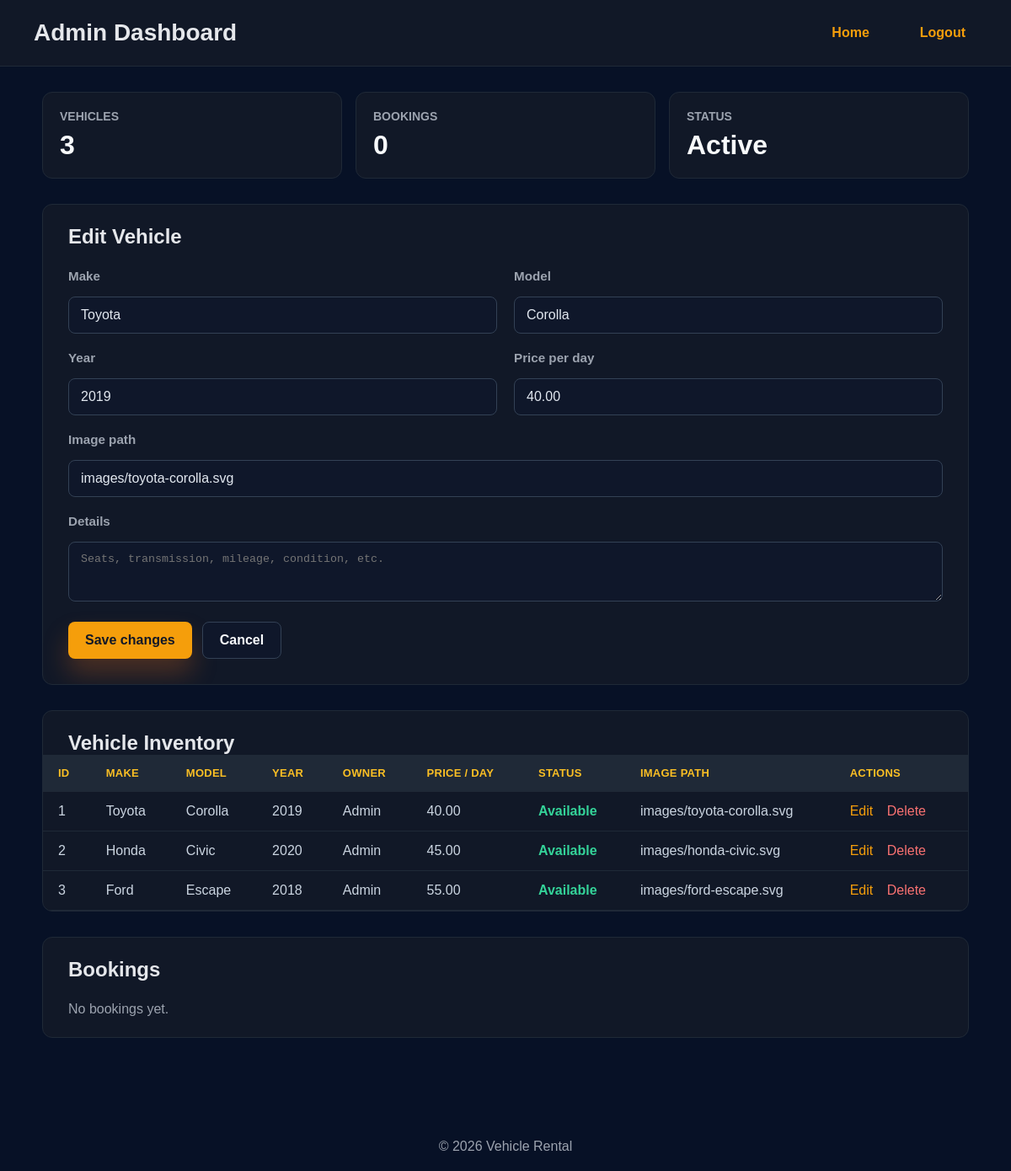
Screenshot of /backend/admin.php?edit=1 (signed in) with the database file from the repository.
### tables this page shows
CREATE TABLE IF NOT EXISTS vehicles (
  id INT AUTO_INCREMENT PRIMARY KEY,
  owner_id INT NOT NULL,
  make VARCHAR(100) NOT NULL,
  model VARCHAR(100) NOT NULL,
  year INT DEFAULT NULL,
  price_per_day DECIMAL(8,2) DEFAULT 0.00,
  image VARCHAR(255) DEFAULT NULL,
  description TEXT DEFAULT NULL,
  status ENUM('available', 'booked') NOT NULL DEFAULT 'available',
  created_at DATETIME NOT NULL DEFAULT CURRENT_TIMESTAMP,
  FOREIGN KEY (owner_id) REFERENCES users(id) ON DELETE CASCADE
);

CREATE TABLE IF NOT EXISTS users (
  id INT AUTO_INCREMENT PRIMARY KEY,
  name VARCHAR(255) NOT NULL,
  email VARCHAR(255) NOT NULL UNIQUE,
  password VARCHAR(255) NOT NULL,
  phone VARCHAR(50) DEFAULT NULL,
  role ENUM('user', 'admin') NOT NULL DEFAULT 'user',
  created_at DATETIME NOT NULL DEFAULT CURRENT_TIMESTAMP
);

### backend/functions.php (called while the page is built, shortened)
<?php
function getVehicles(PDO $pdo) {
    $stmt = $pdo->query('SELECT v.*, u.name AS owner_name, u.email AS owner_email FROM vehicles v LEFT JOIN users u ON v.owner_id = u.id ORDER BY v.id');
    return $stmt->fetchAll();
}
function getVehicle(PDO $pdo, $id) {
    $stmt = $pdo->prepare('SELECT v.*, u.name AS owner_name, u.email AS owner_email FROM vehicles v LEFT JOIN users u ON v.owner_id = u.id WHERE v.id = ?');
    $stmt->execute([$id]);
    return $stmt->fetch();
}
function isVehicleBooked(array $vehicle): bool {
    return ($vehicle['status'] ?? 'available') === 'booked';
}
function getBookings(PDO $pdo) {
    $stmt = $pdo->query('SELECT b.*, v.make, v.model, u.name AS user_name, u.email AS user_email FROM bookings b JOIN vehicles v ON b.vehicle_id = v.id LEFT JOIN users u ON b.user_id = u.id ORDER BY b.created_at DESC');
    return $stmt->fetchAll();
}

### backend/admin.php (the view, shortened to what this page needs)
<?php
require_once __DIR__ . '/functions.php';
$editVehicle = null;
if (isset($_GET['edit'])) {
    $editVehicle = getVehicle($pdo, (int) $_GET['edit']);
}
$vehicles = getVehicles($pdo);
$bookings = getBookings($pdo);
?>
<!doctype html>
<html lang="en">
<head>
  <link rel="stylesheet" href="../frontend/css/styles.css">
</head>
<body>
  <header class="admin-header">
    <h1>Admin Dashboard</h1>
    <nav>
      <a href="../frontend/index.php">Home</a>
      <a href="../frontend/logout.php">Logout</a>
    </nav>
  </header>
  <main class="dashboard">
    <section class="stats" aria-label="Dashboard totals">
      <div class="stat">
        <h2>Vehicles</h2>
        <p><?php echo count($vehicles); ?></p>
      </div>
      <div class="stat">
        <h2>Bookings</h2>
        <p><?php echo count($bookings); ?></p>
      </div>
      <div class="stat">
        <h2>Status</h2>
        <p>Active</p>
      </div>
    </section>
    <section class="vehicle-form">
      <div class="form-header">
        <h2><?php echo $editVehicle ? 'Edit Vehicle' : 'Add New Vehicle'; ?></h2>
      </div>
      <form method="post" action="admin.php">
        <div class="form-body">
          <div class="form-group">
            <label for="make">Make</label>
            <input id="make" name="make" value="<?php echo htmlspecialchars($editVehicle['make'] ?? ''); ?>" required>
          </div>
          <div class="form-group">
            <label for="model">Model</label>
            <input id="model" name="model" value="<?php echo htmlspecialchars($editVehicle['model'] ?? ''); ?>" required>
          </div>
          <div class="form-group">
            <label for="year">Year</label>
            <input id="year" name="year" type="number" min="1900" max="2100" value="<?php echo htmlspecialchars($editVehicle['year'] ?? ''); ?>">
          </div>
          <div class="form-group">
            <label for="price_per_day">Price per day</label>
            <input id="price_per_day" name="price_per_day" type="number" step="0.01" min="0" value="<?php echo htmlspecialchars($editVehicle['price_per_day'] ?? ''); ?>" required>
          </div>
          <div class="form-group form-group-wide" style="grid-column:span 2;">
            <label for="image">Image path</label>
            <input id="image" name="image" value="<?php echo htmlspecialchars($editVehicle['image'] ?? ''); ?>" placeholder="images/toyota.jpg">
          </div>
          <div class="form-group form-group-wide" style="grid-column:span 2;">
            <label for="description">Details</label>
            <textarea id="description" name="description" rows="3" style="width:100%;box-sizing:border-box;padding:12px 14px;border:1px solid #334155;border-radius:8px;background:#0f172a;color:#e2e8f0;" placeholder="Seats, transmission, mileage, condition, etc."><?php echo htmlspecialchars($editVehicle['description'] ?? ''); ?></textarea>
          </div>
        </div>
        <div class="form-actions">
          <button type="submit" name="save_vehicle" class="btn btn-primary"><?php echo $editVehicle ? 'Save changes' : 'Add vehicle'; ?></button>
          <?php if ($editVehicle): ?>
            <a href="admin.php" class="btn btn-secondary">Cancel</a>
          <?php endif; ?>
        </div>
      </form>
    </section>
    <section class="table-container">
      <div class="table-header">
        <h2>Vehicle Inventory</h2>
      </div>
      <?php if (empty($vehicles)): ?>
        <div class="empty">No vehicles available. Add a vehicle above.</div>
      <?php else: ?>
        <div class="table-scroll">
          <table>
            <thead>
              <tr>
                <th>ID</th>
                <th>Make</th>
                <th>Model</th>
                <th>Year</th>
                <th>Owner</th>
                <th>Price / day</th>
                <th>Status</th>
                <th>Image path</th>
                <th>Actions</th>
              </tr>
            </thead>
            <tbody>
              <?php foreach ($vehicles as $vehicle): ?>
                <tr>
                  <td><?php echo (int) $vehicle['id']; ?></td>
                  <td><?php echo htmlspecialchars($vehicle['make']); ?></td>
                  <td><?php echo htmlspecialchars($vehicle['model']); ?></td>
                  <td><?php echo htmlspecialchars($vehicle['year']); ?></td>
                  <td><?php echo htmlspecialchars($vehicle['owner_name'] ?? '—'); ?></td>
                  <td><?php echo htmlspecialchars($vehicle['price_per_day']); ?></td>
                  <td>
                    <?php if (isVehicleBooked($vehicle)): ?>
                      <span style="color:#f87171;font-weight:700;">Booked</span>
                    <?php else: ?>
                      <span style="color:#34d399;font-weight:700;">Available</span>
                    <?php endif; ?>
                  </td>
                  <td><?php echo htmlspecialchars($vehicle['image']); ?></td>
                  <td>
                    <a class="action-link" href="admin.php?edit=<?php echo (int) $vehicle['id']; ?>">Edit</a>
                    <form method="post" action="admin.php" style="display:inline;" onsubmit="return confirm('Delete this vehicle?');">
                      <button type="submit" class="action-link delete-link" style="background:none;border:none;padding:0;cursor:pointer;font:inherit;">Delete</button>
                    </form>
                  </td>
                </tr>
              <?php endforeach; ?>
            </tbody>
          </table>
        </div>
      <?php endif; ?>
    </section>
    <section class="table-container">
      <div class="table-header">
        <h2>Bookings</h2>
      </div>
      <?php if (empty($bookings)): ?>
        <div class="empty">No bookings yet.</div>
      <?php endif; ?>
    </section>
  </main>
  <footer class="page-footer">&copy; <?php echo date('Y'); ?> Vehicle Rental</footer>
</body>
</html>

### frontend/css/styles.css (style rules this page uses)
:root { --bg: #040b1c; --surface: rgba(10, 18, 40, 0.95); --surface-soft: rgba(19, 43, 86, 0.75); --text: #eef4ff; --muted: #aac4ff; --primary: #f97316; --primary-dark: #dc6803; --accent: #2563eb; --border: rgba(255, 255, 255, 0.08); --shadow: 0 30px 80px rgba(0, 0, 0, 0.30); font-family: Inter, system-ui, -apple-system, BlinkMacSystemFont, "Segoe UI", sans-serif; }
* { box-sizing: border-box; }
body { margin: 0; min-height: 100vh; color: var(--text); background: radial-gradient(circle at top left, rgba(37, 99, 235, 0.16), transparent 20%), radial-gradient(circle at bottom right, rgba(249, 115, 22, 0.14), transparent 20%), var(--bg); }
body, input, button { font: 400 16px/1.6 var(--font-family); }
nav { display: flex; flex-wrap: wrap; gap: 12px; align-items: center; }
nav a { color: #dbeafe; text-decoration: none; padding: 10px 14px; border-radius: 999px; transition: background 0.2s ease, transform 0.2s ease; }
main { padding: 36px; max-width: 1180px; margin: 0 auto; }
.btn { display: inline-flex; align-items: center; justify-content: center; padding: 16px 24px; border-radius: 999px; text-decoration: none; transition: transform 0.2s ease, box-shadow 0.2s ease; }
.btn-primary { background: linear-gradient(135deg, var(--primary), #fbbf24); color: #020617; box-shadow: 0 18px 30px rgba(249, 115, 22, 0.25); }
.page-footer { margin-top: 40px; text-align: center; color: #94a3b8; }
.form-group { display: flex; flex-direction: column; gap: 8px; }
.form-group label { color: #cbd5e1; font-size: 0.95rem; }
.form-group input { padding: 14px 16px; background: rgba(255, 255, 255, 0.06); border: 1px solid rgba(255, 255, 255, 0.12); border-radius: 14px; color: #e2e8f0; }
.form-group input::placeholder { color: #64748b; }
.form-group label { color: #cbd5e1; font-weight: 600; }
.form-group input { width: 100%; padding: 16px 18px; background: rgba(255, 255, 255, 0.06); border: 1px solid rgba(255, 255, 255, 0.12); border-radius: 16px; color: #eef4ff; }

### backend/admin.php (style rules this page uses)
body { margin:0; font-family:Arial,Helvetica,sans-serif; background:#071126; color:#e5e7eb; }
.admin-header { display:flex; justify-content:space-between; align-items:center; gap:20px; padding:20px 40px; background:#111827; border-bottom:1px solid #1f2937; }
.admin-header h1 { margin:0; font-size:28px; }
.admin-header nav a { color:#f59e0b; text-decoration:none; margin-left:20px; font-weight:700; }
.dashboard { padding:30px 40px; }
.stats { max-width:1100px; margin:0 auto 30px; display:grid; grid-template-columns:repeat(3,minmax(0,1fr)); gap:16px; }
.stat { background:#111827; border:1px solid #1f2937; border-radius:12px; padding:20px; }
.stat h2 { margin:0 0 8px; color:#9ca3af; font-size:14px; text-transform:uppercase; }
.stat p { margin:0; color:#f8fafc; font-size:32px; font-weight:700; }
.vehicle-form, .table-container { max-width:1100px; margin:0 auto 30px; background:#111827; border-radius:12px; border:1px solid #1f2937; overflow:hidden; }
.form-header, .table-header { padding:24px 30px 0; }
.form-header h2, .table-header h2 { margin:0; }
.form-body { padding:24px 30px; display:grid; grid-template-columns:1fr 1fr; gap:20px; }
.form-group label { display:block; margin-bottom:8px; color:#9ca3af; }
.form-group input { width:100%; box-sizing:border-box; padding:12px 14px; border:1px solid #334155; border-radius:8px; background:#0f172a; color:#e2e8f0; }
.form-actions { padding:0 30px 30px; display:flex; gap:12px; }
.btn { display:inline-block; padding:12px 20px; border-radius:8px; text-decoration:none; font-weight:700; border:none; cursor:pointer; }
.btn-primary { background:#f59e0b; color:#111827; }
.btn-secondary { background:#0f172a; color:#f8fafc; border:1px solid #334155; }
.table-scroll { overflow-x:auto; }
table { width:100%; border-collapse:collapse; min-width:860px; }
thead { background:#1f2937; }
th, td { padding:14px 18px; text-align:left; border-bottom:1px solid #1f2937; }
th { color:#fbbf24; font-size:13px; letter-spacing:.02em; text-transform:uppercase; }
td { color:#cbd5e1; }
.empty { padding:24px 30px; color:#9ca3af; }
.action-link { color:#f59e0b; text-decoration:none; margin-right:12px; }
.delete-link { color:#f87171; }
.page-footer { padding:20px 40px; text-align:center; color:#9ca3af; }

### rows the page displays
vehicles: make "Toyota", model "Corolla", year "2019", price_per_day "40.00", image "images/toyota-corolla.svg", id "1", owner.name "Admin", status "Available"
vehicles: id "2", make "Honda", model "Civic", year "2020", owner.name "Admin", price_per_day "45.00", status "Available", image "images/honda-civic.svg"
vehicles: id "3", make "Ford", model "Escape", year "2018", owner.name "Admin", price_per_day "55.00", status "Available", image "images/ford-escape.svg"

### other values shown
count($vehicles) "3"
count($bookings) "0"
